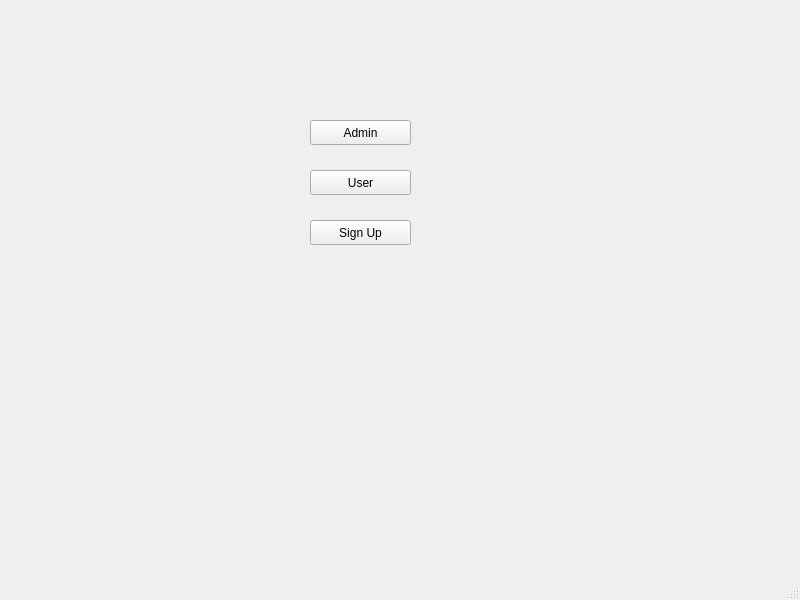
<?xml version="1.0" encoding="UTF-8"?>
<ui version="4.0">
 <class>MainWindow</class>
 <widget class="QMainWindow" name="MainWindow">
  <property name="geometry">
   <rect>
    <x>0</x>
    <y>0</y>
    <width>800</width>
    <height>600</height>
   </rect>
  </property>
  <property name="windowTitle">
   <string>MainWindow</string>
  </property>
  <widget class="QWidget" name="centralwidget">
   <widget class="QStackedWidget" name="stackedWidget">
    <property name="geometry">
     <rect>
      <x>0</x>
      <y>-30</y>
      <width>800</width>
      <height>600</height>
     </rect>
    </property>
    <property name="styleSheet">
     <string notr="true">font: 14pt &quot;MV Boli&quot;;</string>
    </property>
    <widget class="QWidget" name="Login_page">
     <widget class="QPushButton" name="SignUp_pb">
      <property name="geometry">
       <rect>
        <x>310</x>
        <y>250</y>
        <width>101</width>
        <height>25</height>
       </rect>
      </property>
      <property name="text">
       <string>Sign Up</string>
      </property>
     </widget>
     <widget class="QPushButton" name="AdminLogIn_pb">
      <property name="geometry">
       <rect>
        <x>310</x>
        <y>150</y>
        <width>101</width>
        <height>25</height>
       </rect>
      </property>
      <property name="text">
       <string>Admin</string>
      </property>
     </widget>
     <widget class="QPushButton" name="UserLogIn_pb">
      <property name="geometry">
       <rect>
        <x>310</x>
        <y>200</y>
        <width>101</width>
        <height>25</height>
       </rect>
      </property>
      <property name="text">
       <string>User</string>
      </property>
     </widget>
    </widget>
    <widget class="QWidget" name="SignUp_page">
     <widget class="QLineEdit" name="SignUpName_Input">
      <property name="geometry">
       <rect>
        <x>310</x>
        <y>90</y>
        <width>113</width>
        <height>24</height>
       </rect>
      </property>
      <property name="placeholderText">
       <string>Name</string>
      </property>
     </widget>
     <widget class="QLineEdit" name="SignUpMail_input">
      <property name="geometry">
       <rect>
        <x>310</x>
        <y>150</y>
        <width>113</width>
        <height>24</height>
       </rect>
      </property>
      <property name="placeholderText">
       <string>Mail</string>
      </property>
     </widget>
     <widget class="QLineEdit" name="SignUp_Mobile">
      <property name="geometry">
       <rect>
        <x>310</x>
        <y>200</y>
        <width>181</width>
        <height>24</height>
       </rect>
      </property>
      <property name="placeholderText">
       <string>Mobile Number</string>
      </property>
     </widget>
     <widget class="QLineEdit" name="SignUp_pass">
      <property name="geometry">
       <rect>
        <x>310</x>
        <y>260</y>
        <width>113</width>
        <height>24</height>
       </rect>
      </property>
      <property name="placeholderText">
       <string>Password</string>
      </property>
     </widget>
     <widget class="QPushButton" name="SignUp_pb_2">
      <property name="geometry">
       <rect>
        <x>320</x>
        <y>330</y>
        <width>101</width>
        <height>31</height>
       </rect>
      </property>
      <property name="text">
       <string>Sign Up</string>
      </property>
     </widget>
    </widget>
    <widget class="QWidget" name="LoginAsAdmin_page">
     <widget class="QLineEdit" name="LogIn_AdminMail_input">
      <property name="geometry">
       <rect>
        <x>310</x>
        <y>190</y>
        <width>151</width>
        <height>24</height>
       </rect>
      </property>
      <property name="text">
       <string/>
      </property>
      <property name="placeholderText">
       <string>Enter mail</string>
      </property>
     </widget>
     <widget class="QLineEdit" name="LogIn_AdminPass_input">
      <property name="geometry">
       <rect>
        <x>310</x>
        <y>240</y>
        <width>181</width>
        <height>24</height>
       </rect>
      </property>
      <property name="text">
       <string/>
      </property>
      <property name="echoMode">
       <enum>QLineEdit::Password</enum>
      </property>
      <property name="placeholderText">
       <string>Enter password</string>
      </property>
     </widget>
     <widget class="QPushButton" name="AdminLogin_pb">
      <property name="geometry">
       <rect>
        <x>630</x>
        <y>500</y>
        <width>101</width>
        <height>31</height>
       </rect>
      </property>
      <property name="text">
       <string>Log In</string>
      </property>
     </widget>
    </widget>
    <widget class="QWidget" name="LoginAsUser_Page">
     <widget class="QLineEdit" name="Login_UserMail_input">
      <property name="geometry">
       <rect>
        <x>310</x>
        <y>100</y>
        <width>181</width>
        <height>24</height>
       </rect>
      </property>
      <property name="placeholderText">
       <string>Mail</string>
      </property>
     </widget>
     <widget class="QLineEdit" name="Login_UserPass_input">
      <property name="geometry">
       <rect>
        <x>310</x>
        <y>160</y>
        <width>171</width>
        <height>24</height>
       </rect>
      </property>
      <property name="echoMode">
       <enum>QLineEdit::Password</enum>
      </property>
      <property name="placeholderText">
       <string>Password</string>
      </property>
     </widget>
     <widget class="QPushButton" name="UserLogin_pb">
      <property name="geometry">
       <rect>
        <x>340</x>
        <y>220</y>
        <width>101</width>
        <height>41</height>
       </rect>
      </property>
      <property name="text">
       <string>log in</string>
      </property>
     </widget>
    </widget>
    <widget class="QWidget" name="UserHomePage">
     <widget class="QPushButton" name="Booking_pb">
      <property name="geometry">
       <rect>
        <x>270</x>
        <y>150</y>
        <width>301</width>
        <height>91</height>
       </rect>
      </property>
      <property name="text">
       <string>Book ticket and Add Ride</string>
      </property>
     </widget>
     <widget class="QPushButton" name="Exit1_pb">
      <property name="geometry">
       <rect>
        <x>680</x>
        <y>440</y>
        <width>80</width>
        <height>25</height>
       </rect>
      </property>
      <property name="text">
       <string>Exit</string>
      </property>
     </widget>
     <widget class="QPushButton" name="Nightstay_pb">
      <property name="geometry">
       <rect>
        <x>320</x>
        <y>300</y>
        <width>181</width>
        <height>41</height>
       </rect>
      </property>
      <property name="text">
       <string>Night stay</string>
      </property>
     </widget>
    </widget>
    <widget class="QWidget" name="BookTicketPage">
     <widget class="QLineEdit" name="Booking_DayInput">
      <property name="geometry">
       <rect>
        <x>110</x>
        <y>190</y>
        <width>113</width>
        <height>24</height>
       </rect>
      </property>
      <property name="text">
       <string/>
      </property>
      <property name="placeholderText">
       <string>Day</string>
      </property>
     </widget>
     <widget class="QLineEdit" name="Booking_MonthInput">
      <property name="geometry">
       <rect>
        <x>120</x>
        <y>230</y>
        <width>113</width>
        <height>24</height>
       </rect>
      </property>
      <property name="text">
       <string/>
      </property>
      <property name="placeholderText">
       <string>Month</string>
      </property>
     </widget>
     <widget class="QLineEdit" name="Booking_YearInput">
      <property name="geometry">
       <rect>
        <x>130</x>
        <y>270</y>
        <width>113</width>
        <height>24</height>
       </rect>
      </property>
      <property name="text">
       <string/>
      </property>
      <property name="placeholderText">
       <string>Year</string>
      </property>
     </widget>
     <widget class="QLineEdit" name="Booking_QuantityInput">
      <property name="geometry">
       <rect>
        <x>140</x>
        <y>310</y>
        <width>113</width>
        <height>24</height>
       </rect>
      </property>
      <property name="text">
       <string/>
      </property>
      <property name="placeholderText">
       <string>Quantity</string>
      </property>
     </widget>
     <widget class="QPushButton" name="back1_pb">
      <property name="geometry">
       <rect>
        <x>30</x>
        <y>520</y>
        <width>80</width>
        <height>25</height>
       </rect>
      </property>
      <property name="text">
       <string>back</string>
      </property>
     </widget>
     <widget class="QPushButton" name="continue_pb">
      <property name="geometry">
       <rect>
        <x>630</x>
        <y>510</y>
        <width>101</width>
        <height>25</height>
       </rect>
      </property>
      <property name="text">
       <string>continue</string>
      </property>
     </widget>
     <widget class="QLineEdit" name="BumperCar">
      <property name="geometry">
       <rect>
        <x>480</x>
        <y>330</y>
        <width>151</width>
        <height>24</height>
       </rect>
      </property>
      <property name="text">
       <string/>
      </property>
      <property name="placeholderText">
       <string>Bumper Car</string>
      </property>
     </widget>
     <widget class="QLineEdit" name="Train_Ride">
      <property name="geometry">
       <rect>
        <x>530</x>
        <y>370</y>
        <width>131</width>
        <height>24</height>
       </rect>
      </property>
      <property name="placeholderText">
       <string>Train Ride</string>
      </property>
     </widget>
     <widget class="QLineEdit" name="Roller_Coaster">
      <property name="geometry">
       <rect>
        <x>550</x>
        <y>410</y>
        <width>161</width>
        <height>24</height>
       </rect>
      </property>
      <property name="text">
       <string/>
      </property>
      <property name="placeholderText">
       <string>Roller coaster</string>
      </property>
     </widget>
     <widget class="QLabel" name="label">
      <property name="geometry">
       <rect>
        <x>10</x>
        <y>140</y>
        <width>341</width>
        <height>31</height>
       </rect>
      </property>
      <property name="text">
       <string>Enter date &amp; ticket quantity*</string>
      </property>
     </widget>
     <widget class="QLabel" name="label_2">
      <property name="geometry">
       <rect>
        <x>380</x>
        <y>270</y>
        <width>351</width>
        <height>31</height>
       </rect>
      </property>
      <property name="text">
       <string>Add ride quantity as you want</string>
      </property>
     </widget>
    </widget>
    <widget class="QWidget" name="continuePage">
     <widget class="QPushButton" name="confirm_pb">
      <property name="geometry">
       <rect>
        <x>320</x>
        <y>320</y>
        <width>101</width>
        <height>51</height>
       </rect>
      </property>
      <property name="text">
       <string>confirm</string>
      </property>
     </widget>
     <widget class="QPlainTextEdit" name="plainTextEdit">
      <property name="geometry">
       <rect>
        <x>250</x>
        <y>190</y>
        <width>241</width>
        <height>41</height>
       </rect>
      </property>
      <property name="plainText">
       <string>Total payable ammont is 
</string>
      </property>
     </widget>
     <widget class="QLabel" name="continue_total_price">
      <property name="geometry">
       <rect>
        <x>402</x>
        <y>189</y>
        <width>51</width>
        <height>31</height>
       </rect>
      </property>
      <property name="text">
       <string>100</string>
      </property>
     </widget>
    </widget>
    <widget class="QWidget" name="AdminHomePage">
     <widget class="QPushButton" name="A_ShowAllUser_pb">
      <property name="geometry">
       <rect>
        <x>360</x>
        <y>120</y>
        <width>171</width>
        <height>25</height>
       </rect>
      </property>
      <property name="text">
       <string>Show all user</string>
      </property>
     </widget>
     <widget class="QPushButton" name="A_remove_pb">
      <property name="geometry">
       <rect>
        <x>360</x>
        <y>170</y>
        <width>171</width>
        <height>25</height>
       </rect>
      </property>
      <property name="text">
       <string>Remove</string>
      </property>
     </widget>
     <widget class="QPushButton" name="A_UpdatePrice_pb">
      <property name="geometry">
       <rect>
        <x>360</x>
        <y>220</y>
        <width>171</width>
        <height>25</height>
       </rect>
      </property>
      <property name="text">
       <string>Update price</string>
      </property>
     </widget>
     <widget class="QPushButton" name="A_Histroy_pb">
      <property name="geometry">
       <rect>
        <x>360</x>
        <y>330</y>
        <width>181</width>
        <height>31</height>
       </rect>
      </property>
      <property name="text">
       <string>Booking History</string>
      </property>
     </widget>
     <widget class="QPushButton" name="pushButton">
      <property name="geometry">
       <rect>
        <x>370</x>
        <y>270</y>
        <width>161</width>
        <height>25</height>
       </rect>
      </property>
      <property name="text">
       <string>Search User</string>
      </property>
     </widget>
    </widget>
    <widget class="QWidget" name="ShowAllUserPage">
     <widget class="QTableView" name="tableView">
      <property name="geometry">
       <rect>
        <x>40</x>
        <y>20</y>
        <width>761</width>
        <height>561</height>
       </rect>
      </property>
     </widget>
    </widget>
    <widget class="QWidget" name="SearchUserPage">
     <widget class="QPushButton" name="A_Enter_pb">
      <property name="geometry">
       <rect>
        <x>340</x>
        <y>240</y>
        <width>101</width>
        <height>31</height>
       </rect>
      </property>
      <property name="text">
       <string>Enter</string>
      </property>
     </widget>
     <widget class="QLineEdit" name="A_searchMail_input">
      <property name="geometry">
       <rect>
        <x>300</x>
        <y>160</y>
        <width>171</width>
        <height>41</height>
       </rect>
      </property>
      <property name="text">
       <string/>
      </property>
      <property name="placeholderText">
       <string>Enter mail</string>
      </property>
     </widget>
     <widget class="QPushButton" name="A_Home_pb">
      <property name="geometry">
       <rect>
        <x>650</x>
        <y>510</y>
        <width>101</width>
        <height>41</height>
       </rect>
      </property>
      <property name="text">
       <string>Home</string>
      </property>
     </widget>
    </widget>
    <widget class="QWidget" name="RemoveUserPage">
     <widget class="QLineEdit" name="A_removeMail_input">
      <property name="geometry">
       <rect>
        <x>320</x>
        <y>110</y>
        <width>171</width>
        <height>24</height>
       </rect>
      </property>
      <property name="text">
       <string/>
      </property>
      <property name="placeholderText">
       <string>Enter mail</string>
      </property>
     </widget>
     <widget class="QPushButton" name="A_Enter_pb_2">
      <property name="geometry">
       <rect>
        <x>360</x>
        <y>180</y>
        <width>101</width>
        <height>41</height>
       </rect>
      </property>
      <property name="text">
       <string>Enter</string>
      </property>
     </widget>
     <widget class="QPushButton" name="A_Home_pb_2">
      <property name="geometry">
       <rect>
        <x>650</x>
        <y>490</y>
        <width>101</width>
        <height>41</height>
       </rect>
      </property>
      <property name="text">
       <string>Home</string>
      </property>
     </widget>
    </widget>
    <widget class="QWidget" name="UpdatePricePage">
     <widget class="QLineEdit" name="A_UpdatePrice_input">
      <property name="geometry">
       <rect>
        <x>330</x>
        <y>110</y>
        <width>251</width>
        <height>24</height>
       </rect>
      </property>
      <property name="text">
       <string/>
      </property>
      <property name="placeholderText">
       <string>Updated Ticket Price</string>
      </property>
     </widget>
     <widget class="QPushButton" name="A_Enter_pb_3">
      <property name="geometry">
       <rect>
        <x>410</x>
        <y>330</y>
        <width>80</width>
        <height>25</height>
       </rect>
      </property>
      <property name="text">
       <string>Enter</string>
      </property>
     </widget>
     <widget class="QPushButton" name="A_Home_pb_3">
      <property name="geometry">
       <rect>
        <x>670</x>
        <y>490</y>
        <width>80</width>
        <height>25</height>
       </rect>
      </property>
      <property name="text">
       <string>Home</string>
      </property>
     </widget>
     <widget class="QLineEdit" name="A_UpdateBumper">
      <property name="geometry">
       <rect>
        <x>330</x>
        <y>160</y>
        <width>251</width>
        <height>24</height>
       </rect>
      </property>
      <property name="placeholderText">
       <string>Update BumperCar</string>
      </property>
     </widget>
     <widget class="QLineEdit" name="A_UpdateTrain">
      <property name="geometry">
       <rect>
        <x>330</x>
        <y>210</y>
        <width>251</width>
        <height>24</height>
       </rect>
      </property>
      <property name="placeholderText">
       <string>Update TrainRide</string>
      </property>
     </widget>
     <widget class="QLineEdit" name="A_UpdateRollerCoaster">
      <property name="geometry">
       <rect>
        <x>330</x>
        <y>260</y>
        <width>251</width>
        <height>31</height>
       </rect>
      </property>
      <property name="placeholderText">
       <string>Update RollerCoaster</string>
      </property>
     </widget>
    </widget>
    <widget class="QWidget" name="BookingHistoryPage">
     <widget class="QTableView" name="tableView_2">
      <property name="geometry">
       <rect>
        <x>30</x>
        <y>20</y>
        <width>771</width>
        <height>571</height>
       </rect>
      </property>
     </widget>
    </widget>
    <widget class="QWidget" name="StayPage">
     <widget class="QLineEdit" name="people">
      <property name="geometry">
       <rect>
        <x>280</x>
        <y>170</y>
        <width>181</width>
        <height>51</height>
       </rect>
      </property>
      <property name="text">
       <string/>
      </property>
      <property name="placeholderText">
       <string>People</string>
      </property>
     </widget>
     <widget class="QLineEdit" name="stay">
      <property name="geometry">
       <rect>
        <x>280</x>
        <y>270</y>
        <width>181</width>
        <height>41</height>
       </rect>
      </property>
      <property name="text">
       <string/>
      </property>
      <property name="placeholderText">
       <string>Days</string>
      </property>
     </widget>
     <widget class="QPushButton" name="confirmpb">
      <property name="geometry">
       <rect>
        <x>310</x>
        <y>370</y>
        <width>151</width>
        <height>51</height>
       </rect>
      </property>
      <property name="text">
       <string>confirm</string>
      </property>
     </widget>
    </widget>
   </widget>
  </widget>
  <widget class="QMenuBar" name="menubar">
   <property name="geometry">
    <rect>
     <x>0</x>
     <y>0</y>
     <width>800</width>
     <height>25</height>
    </rect>
   </property>
  </widget>
  <widget class="QStatusBar" name="statusbar"/>
 </widget>
 <resources/>
 <connections/>
</ui>
